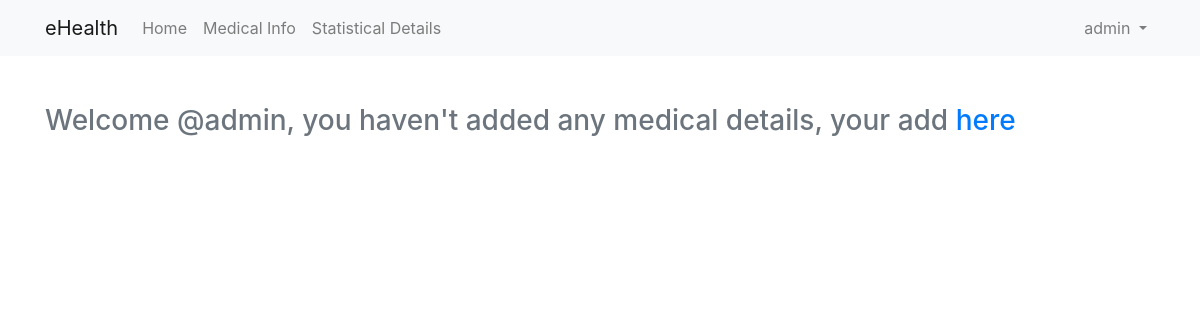
/ (signed in), run on an earlier commit of the app's database.
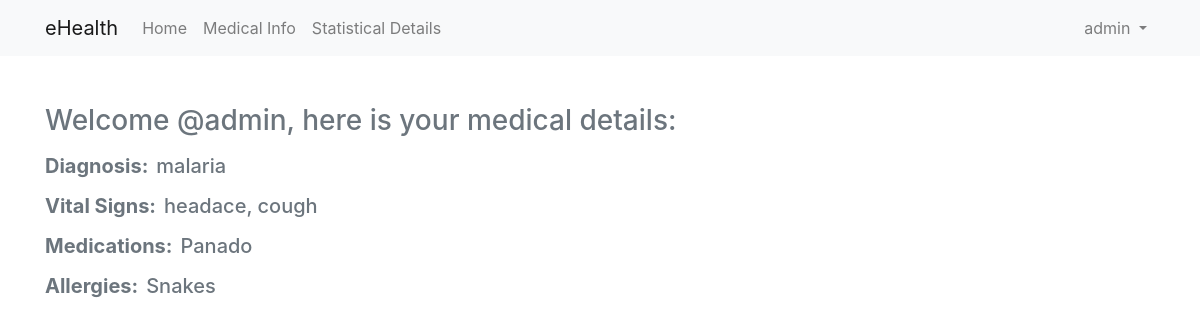
And on a later commit of the database.
### users/models.py (models this page shows, shortened)
class User(AbstractBaseUser, PermissionsMixin):
    email = models.EmailField(unique=True, verbose_name="E-mail")
    username = models.CharField(max_length=120, unique=True, verbose_name="Username")
    full_name = models.CharField(max_length=120, verbose_name="Full name")
    created_at = models.DateTimeField(auto_now_add=True)
    is_medical_practioner = models.BooleanField(default=False)
    is_active = models.BooleanField(default=True)
    is_staff = models.BooleanField(default=False)
    is_superuser = models.BooleanField(default=False)
    REQUIRED_FIELDS = ["email", "full_name"]
    USERNAME_FIELD = "username"
    objects = UserManager()
    class Meta:
        ordering = ("-created_at",)

### core/models.py (models this page shows, shortened)
class MedicalInfo(models.Model):
  user = models.OneToOneField(User, on_delete=models.CASCADE, related_name='medical_info')
  blood_group = models.CharField(max_length=10, choices=BLOOD_GROUP_CHOICES)
  diagnosis = models.CharField(max_length=30, choices=DIAGNOSIS_CHOICES)
  vital_signs = models.CharField(max_length=255)
  medications = models.CharField(max_length=200)
  allergies = models.CharField(max_length=255, null=True, blank=True)

### core/views.py (the view)
# urls.py: path('', views.HomeView.as_view(), name='home'),
class HomeView(LoginRequiredMixin, TemplateView):
  template_name='core/home.html'
  def get(self, request, *args, **kwargs):
    user_medical_info = MedicalInfo.objects.filter(user=request.user).first()
    context = self.get_context_data(**kwargs)
    context["user_medical_info"] = user_medical_info
    return self.render_to_response(context)

### core/templates/core/home.html
{% extends 'layout/dashboard-base.html' %}
{% block content %}
<div class="mt-5">
  {% if user_medical_info %}
  <h3 class="text-muted">Welcome @{{ user_medical_info.user.username }}, here is your medical details:</h3>
  <h5 class="mt-3 text-muted"><span class="font-weight-bolder mr-2">Diagnosis:</span>{{user_medical_info.diagnosis}}
  </h5>
  <h5 class="mt-3 text-muted"><span class="font-weight-bolder mr-2">Vital Signs:</span>{{user_medical_info.vital_signs}}
  </h5>
  <h5 class="mt-3 text-muted"><span class="font-weight-bolder mr-2">Medications:</span>{{user_medical_info.medications}}
  </h5>
  <h5 class="mt-3 text-muted"><span class="font-weight-bolder mr-2">Allergies:</span>{{user_medical_info.allergies}}
  </h5>
  {% else %}
  <h3 class="text-muted">Welcome @{{ user.username }}, you haven't added any medical details, your add
    <a href="{% url 'core:add-medical-info' %}">here</a></h3>
  {% endif %}
</div>
{% endblock content %}

### templates/layout/dashboard-base.html (shortened to what this page needs)
{% load bootstrap4 %}
<!DOCTYPE html>
<html lang="en">
<head>
  {% bootstrap_css %}
</head>
<body>
  <nav class="navbar navbar-expand-lg navbar-light bg-light" style="background-color: #e3f2fd;">
    <div class="container">
      <a class="navbar-brand" href="{% url 'core:home' %}">eHealth</a>
      <div class="collapse navbar-collapse" id="navbarNavDropdown">
        <ul class="navbar-nav">
          <li class="nav-item">
            <a class="nav-link" href="{% url 'core:home' %}">Home</span></a>
          </li>
          <li class="nav-item">
            <a class="nav-link" href="{% url 'core:add-medical-info' %}">Medical Info</a>
          </li>
          <li class="nav-item">
            <a class="nav-link" href="{% url 'core:statistical-details' %}">Statistical Details</a>
          </li>
        </ul>
        {% if user.is_authenticated %}
        <ul class="navbar-nav ml-auto">
          <li class="nav-item dropdown">
            <a class="nav-link dropdown-toggle" href="#" id="navbarDropdown" role="button" data-toggle="dropdown"
              aria-haspopup="true" aria-expanded="false">
              {{ user.username }}
            </a>
          </li>
        </ul>
        {% endif %}
      </div>
    </div>
  </nav>
  <div class="container">
    {% block content %} {% endblock content %}
  </div>
</body>
</html>

What changed in the data, as far as the page shows it:
changed User "admin": username "admin" → (not shown)
added MedicalInfo: user.username "admin", diagnosis "malaria", vital_signs "headace, cough", medications "Panado", allergies "Snakes"
Also different on the page:
text no longer shown: ", you haven't added any medical details, your add here"
text now shown: ", here is your medical details: Diagnosis: Vital Signs: Medications: Allergies:"
